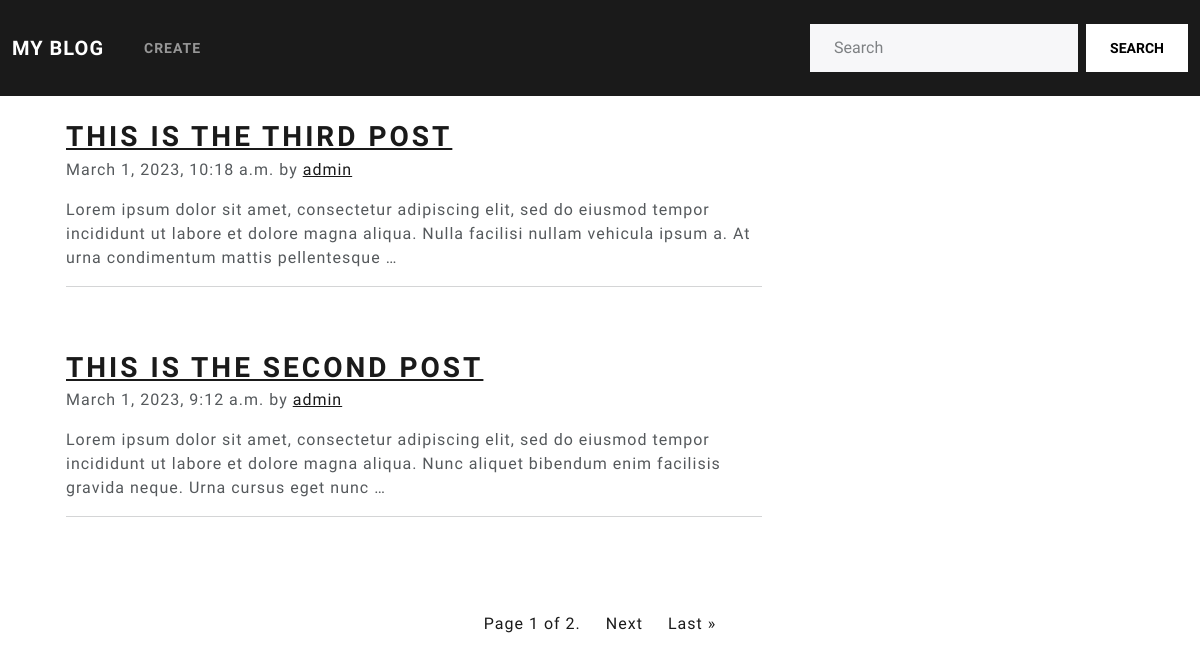
The page / on the database its author committed.
### blog/models.py (models this page shows, shortened)
class Post(models.Model):
    class Status(models.TextChoices):
        DRAFT = 'DF', 'Draft'
        PUBLISHED = 'PB', 'Published'
    author = models.ForeignKey(
        User, on_delete=models.CASCADE, related_name='blog_posts')
    title = models.CharField(max_length=250)
    slug = models.SlugField(max_length=250, unique_for_date='publish')
    content = RichTextField(blank=True, null=True)
    publish = models.DateTimeField(default=timezone.now)
    created = models.DateTimeField(auto_now_add=True)
    updated = models.DateTimeField(auto_now=True)
    status = models.CharField(
        max_length=2, choices=Status.choices, default=Status.PUBLISHED)
    objects = models.Manager()
    published = PublishedManager()
    class Meta:
        ordering = ['-publish']
        indexes = [
            models.Index(fields=['-publish'])
        ]  # This will order the post in database
    def get_absolute_url(self):  # Using canonical url
        return reverse("blog:post_detail", args=[self.publish.year, self.publish.month, self.publish.day, self.slug])

### blog/views.py (the view)
# urls.py: path('', views.post_list, name="post_list"),
def post_list(request):
    posts = Post.published.all()
    page_number = request.GET.get('page', 1)
    paginator = Paginator(posts, 2)
    try:
        posts = paginator.page(page_number)
    except PageNotAnInteger:  # If page_number is not an integer deliver the first page
        posts = paginator.page(1)
    except EmptyPage:  # If page_number is out of range deliver last page of results
        posts = paginator.page(paginator.num_pages)
    return render(request, "blog/list.html", {"posts": posts})

### blog/models.py (called while the page is built)
    def get_queryset(self):
        return super().get_queryset().filter(status=Post.Status.PUBLISHED)

### blog/templates/blog/list.html
{% extends "blog/base.html" %}
{% block content %}
<div class="container">
    <div class="row g-5 p-4 ">
{% for post in posts %}
        <div class="col-md-8">
            <article class="blog-post">
                <h2 class="blog-post-title mb-1"><a href="{{post.get_absolute_url}}">{{post.title}}</a></h2>
                <p class="blog-post-meta">{{post.publish}} by <a href="#">{{post.author}}</a></p>
                <p>{{post.content|truncatewords:30|linebreaks}}</p>
                <hr>
            </article>
        </div>
{% endfor %}
    </div>
</div>
{% include "blog/pagination.html" with page=posts%}
{% endblock %}

### rows shown on the page
Post: title "THIS IS THE THIRD POST", publish "March 1, 2023, 10:18 a.m.", author "admin", content "Lorem ipsum dolor sit amet, consectetur adipiscing elit, sed do eiusmod tempor incididunt ut labore et dolore magna aliqua. Nulla facilisi nullam vehicula ipsum a. At urna condimentum mattis pellentesque …"
Post: title "THIS IS THE SECOND POST", publish "March 1, 2023, 9:12 a.m.", author "admin", content "Lorem ipsum dolor sit amet, consectetur adipiscing elit, sed do eiusmod tempor incididunt ut labore et dolore magna aliqua. Nunc aliquet bibendum enim facilisis gravida neque. Urna cursus eget nunc …"

### other values the page prints
{{ page.number }} "1"
{{ page.paginator.num_pages }} "2"
